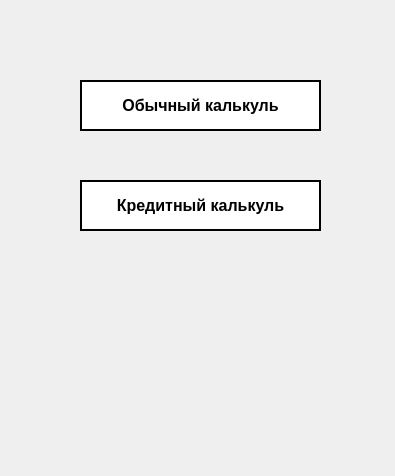
<?xml version="1.0" encoding="UTF-8"?>
<ui version="4.0">
 <class>MenuWindow</class>
 <widget class="QWidget" name="MenuWindow">
  <property name="geometry">
   <rect>
    <x>0</x>
    <y>0</y>
    <width>395</width>
    <height>476</height>
   </rect>
  </property>
  <property name="windowTitle">
   <string>Form</string>
  </property>
  <property name="autoFillBackground">
   <bool>false</bool>
  </property>
  <property name="styleSheet">
   <string notr="true"/>
  </property>
  <widget class="QPushButton" name="simple_calc">
   <property name="geometry">
    <rect>
     <x>80</x>
     <y>80</y>
     <width>241</width>
     <height>51</height>
    </rect>
   </property>
   <property name="font">
    <font>
     <family>.AppleSystemUIFont</family>
     <pointsize>-1</pointsize>
     <bold>true</bold>
     <underline>false</underline>
     <strikeout>false</strikeout>
    </font>
   </property>
   <property name="styleSheet">
    <string notr="true">QPushButton {
  background-color: #fff;
  border: 2px solid #000;
  color: #000;
  font-size: 16px;
  font-weight: 600;
  height: 48px;
  letter-spacing: -.8px;
  line-height: 24px;
  min-width: 140px;
  outline: 0;
  padding: 0 17px;
  text-align: center;
}
</string>
   </property>
   <property name="text">
    <string>Обычный калькуль</string>
   </property>
   <property name="iconSize">
    <size>
     <width>40</width>
     <height>16</height>
    </size>
   </property>
   <property name="flat">
    <bool>false</bool>
   </property>
  </widget>
  <widget class="QLabel" name="background">
   <property name="geometry">
    <rect>
     <x>0</x>
     <y>0</y>
     <width>401</width>
     <height>481</height>
    </rect>
   </property>
   <property name="styleSheet">
    <string notr="true">border-image: url(:/images/photo1.jpeg);</string>
   </property>
   <property name="text">
    <string/>
   </property>
  </widget>
  <widget class="QPushButton" name="credit_calc">
   <property name="geometry">
    <rect>
     <x>80</x>
     <y>180</y>
     <width>241</width>
     <height>51</height>
    </rect>
   </property>
   <property name="font">
    <font>
     <family>.AppleSystemUIFont</family>
     <pointsize>-1</pointsize>
     <bold>true</bold>
     <underline>false</underline>
     <strikeout>false</strikeout>
    </font>
   </property>
   <property name="styleSheet">
    <string notr="true">QPushButton {
  background-color: #fff;
  border: 2px solid #000;
  color: #000;
  font-size: 16px;
  font-weight: 600;
  height: 48px;
  letter-spacing: -.8px;
  line-height: 24px;
  min-width: 140px;
  outline: 0;
  padding: 0 17px;
  text-align: center;
}
</string>
   </property>
   <property name="text">
    <string>Кредитный калькуль</string>
   </property>
   <property name="iconSize">
    <size>
     <width>40</width>
     <height>16</height>
    </size>
   </property>
   <property name="flat">
    <bool>false</bool>
   </property>
  </widget>
  <zorder>background</zorder>
  <zorder>simple_calc</zorder>
  <zorder>credit_calc</zorder>
 </widget>
 <resources/>
 <connections/>
</ui>
